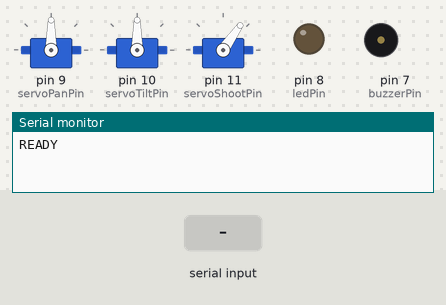
The sketch below on a simulated Arduino Uno, built with avr-gcc and run on an emulated ATmega328P. Shown: 3 × servo, output pins drawn as LEDs (lit = HIGH), buzzer (waves = sounding, pin HIGH), the last lines printed to the serial monitor. The test bench sets the inputs (shaded band).

Above: at 1.2 s.
1.3 s: "90,45,200,10\n" received over Serial
At 1.45 s:
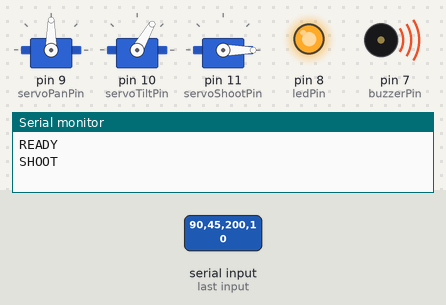
At 2.8 s:
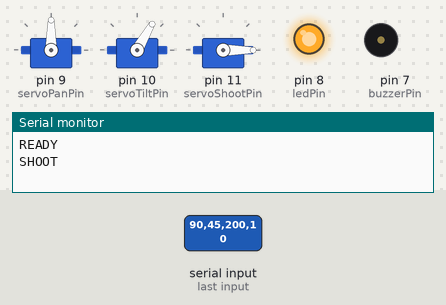
3.1 s: "30,150,10,200\n" received over Serial
At 4.4 s:
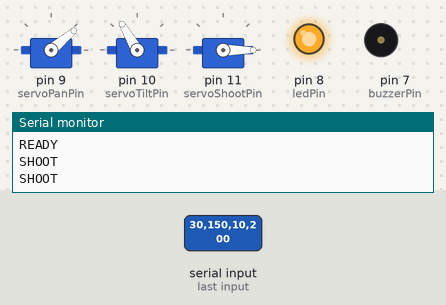
Timing chart, 0 to 6.1 s (numbered marks = the images above; inputs shaded):
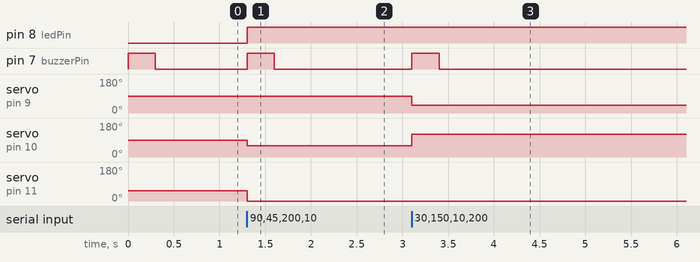

The sketch:

turret_firmware.ino
```cpp
#include <Servo.h>

// =====================
// SERVOS
// =====================
Servo servoPan;
Servo servoTilt;
Servo servoShoot;

const int servoPanPin  = 9;
const int servoTiltPin = 10;
const int servoShootPin = 11;
const int ledPin = 8;   // Status / fire indicator LED
const int buzzerPin = 7;

const int loadangle = 55;
// =====================
// STATE
// =====================
int Cur_angle_x = 90;
int Cur_angle_y = 90;

const unsigned long detectionHoldTime = 300;  // milliseconds
unsigned long lastDetectionTime = 0;

void setup() {
  Serial.begin(115200);

  servoPan.attach(servoPanPin);
  servoTilt.attach(servoTiltPin);
  servoShoot.attach(servoShootPin);


  pinMode(ledPin, OUTPUT);
  pinMode(buzzerPin, OUTPUT);
  digitalWrite(ledPin, LOW);
  digitalWrite(buzzerPin, LOW);

  servoPan.write(Cur_angle_x);
  servoTilt.write(Cur_angle_y);
  servoShoot.write(loadangle);

  Serial.println("READY");
}

void loop() {

  // =========================
  // SERIAL INPUT CHECK
  // =========================
  if (Serial.available()) {

    String s = Serial.readStringUntil('\n');
    s.trim();
    if (s.length() == 0) return;

    // Update detection time
    lastDetectionTime = millis();

    // Expected: pan,tilt,fire,aggressive
    int i1 = s.indexOf(',');
    int i2 = s.indexOf(',', i1 + 1);
    int i3 = s.indexOf(',', i2 + 1);

    if (i1 < 0 || i2 < 0 || i3 < 0) return;

    int pan = s.substring(0, i1).toInt();
    int tilt = s.substring(i1 + 1, i2).toInt();
    int fire = s.substring(i2 + 1, i3).toInt();
    int aggressive = s.substring(i3 + 1).toInt();

    // Constrain angles
    pan  = constrain(pan,  40, 140);
    tilt = constrain(tilt, 60, 120);

    servoPan.write(pan);
    servoTilt.write(tilt);

    Cur_angle_x = pan;
    Cur_angle_y = tilt;

    digitalWrite(ledPin, aggressive ? HIGH : LOW);

    if (fire) {
      Serial.println("SHOOT");
      servoShoot.write(0);
    }
    else {
      servoShoot.write(loadangle);
    }
  }

  // =========================
  // BUZZER CONTROL (SMOOTH)
  // =========================
  if (millis() - lastDetectionTime < detectionHoldTime) {
    digitalWrite(buzzerPin, HIGH);
  } else {
    digitalWrite(buzzerPin, LOW);
  }
}
```

Measured:
- after the input at 1.3 s, pin 8 (ledPin): LOW → HIGH at once; pin 7 (buzzerPin): LOW → HIGH at once, → LOW 0.30 s later; servo on pin 10 (servoTiltPin): 90° → 60° at once; servo on pin 11 (servoShootPin): 55° → 0° at once
- after the input at 3.1 s, pin 7 (buzzerPin): LOW → HIGH at once, → LOW 0.30 s later; servo on pin 9 (servoPanPin): 90° → 40° at once; servo on pin 10 (servoTiltPin): 60° → 120° at once
